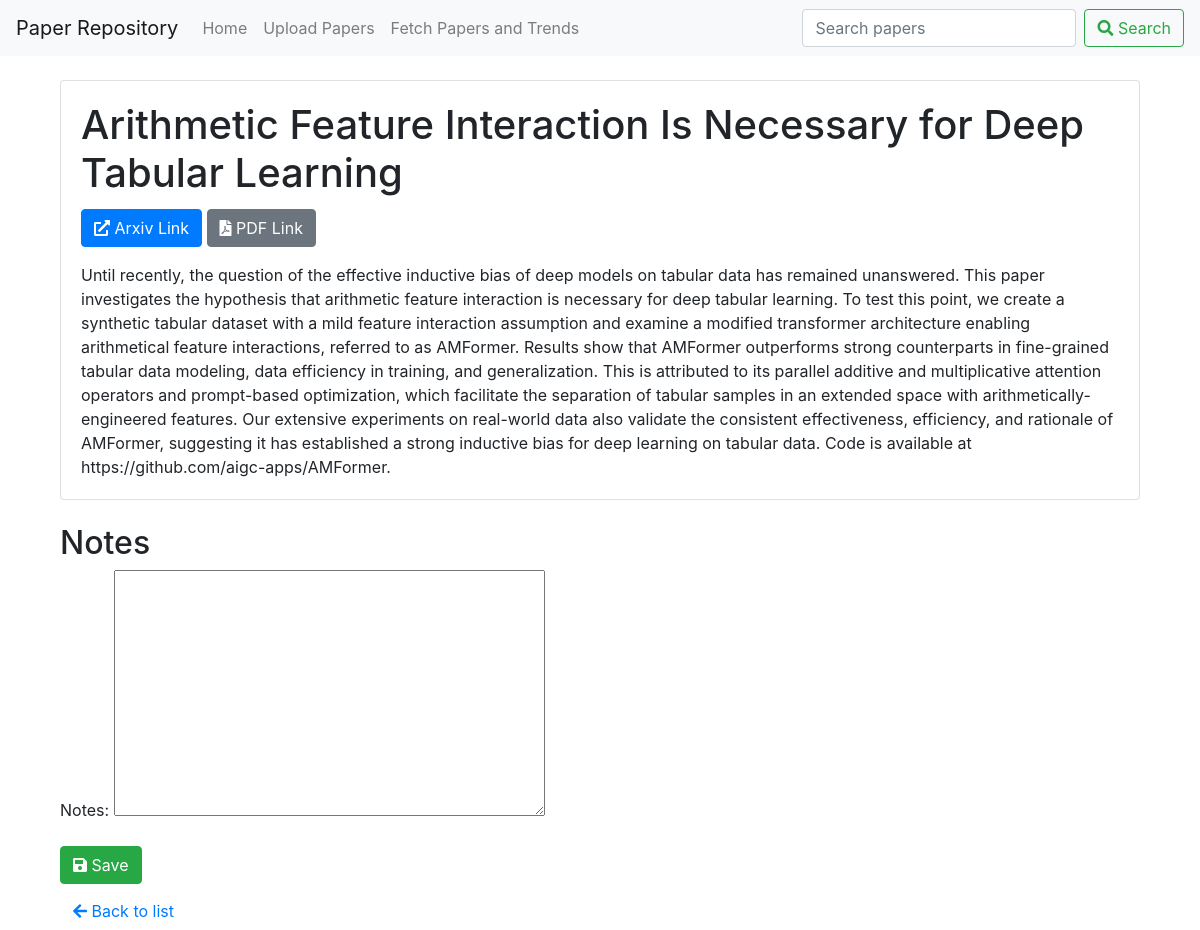
/paper/6291/ (signed in), run on the app's committed database.
### papers/models.py (models this page shows, shortened)
class Paper(models.Model):
    title = models.CharField(max_length=200)
    link = models.URLField(unique=True)
    summary = models.TextField()
    pdf_link = models.URLField()
    notes = models.TextField(blank=True, null=True)
    publication_date = models.DateField(null=True, blank=True)
    similarity = models.FloatField(null=True, blank=True)
    embedding = models.TextField(blank=True, null=True)  # Store embeddings as JSON serialized strings

### papers/views.py (the view)
# urls.py: path('paper/<int:pk>/', views.paper_detail, name='paper_detail'),
@login_required
def paper_detail(request, pk):
    paper = get_object_or_404(Paper, pk=pk)
    if request.method == 'POST':
        form = NoteForm(request.POST, instance=paper)
        if form.is_valid():
            form.save()
            return redirect('paper_detail', pk=paper.pk)
    else:
        form = NoteForm(instance=paper)
    return render(request, 'papers/paper_detail.html', {'paper': paper, 'form': form})

### papers/forms.py
class NoteForm(forms.ModelForm):
    class Meta:
        model = Paper
        fields = ['notes']

### papers/templates/papers/paper_detail.html (shortened to what this page needs)
{% extends 'papers/base.html' %}
{% block content %}
<div class="container mt-4">
    <div class="card">
        <div class="card-body">
            <h1 class="card-title">{{ paper.title }}</h1>
            <div class="mb-3">
                <a href="{{ paper.link }}" class="btn btn-primary me-2" target="_blank"><i class="fas fa-external-link-alt"></i> Arxiv Link</a>
                <a href="{{ paper.pdf_link }}" class="btn btn-secondary" target="_blank"><i class="fas fa-file-pdf"></i> PDF Link</a>
            </div>
            <p class="card-text">{{ paper.summary }}</p>
        </div>
    </div>
    <div class="mt-4">
        <h2>Notes</h2>
        <form method="post" >
            {{ form.as_p }}
            <button type="submit" class="btn btn-success"><i class="fas fa-save"></i> Save</button>
        </form>
        <a href="{% url 'paper_list' %}" class="btn btn-link mt-2"><i class="fas fa-arrow-left"></i> Back to list</a>
    </div>
</div>
{% endblock %}

### data on the page
Paper: title "Arithmetic Feature Interaction Is Necessary for Deep Tabular Learning", summary "Until recently, the question of the effective inductive bias of deep models on tabular data has remained unanswered. This paper investigates the hypothesis that arithmetic feature interaction is necessary for deep tabular learning. To test this point, we create a synthetic tabular dataset with a mild feature interaction assumption and examine a modified transformer architecture enabling arithmetical feature interactions, referred to as AMFormer. Results show that AMFormer outperforms strong counterparts in fine-grained tabular data modeling, data efficiency in training, and generalization. This is attributed to its parallel additive and multiplicative attention operators and prompt-based…"
